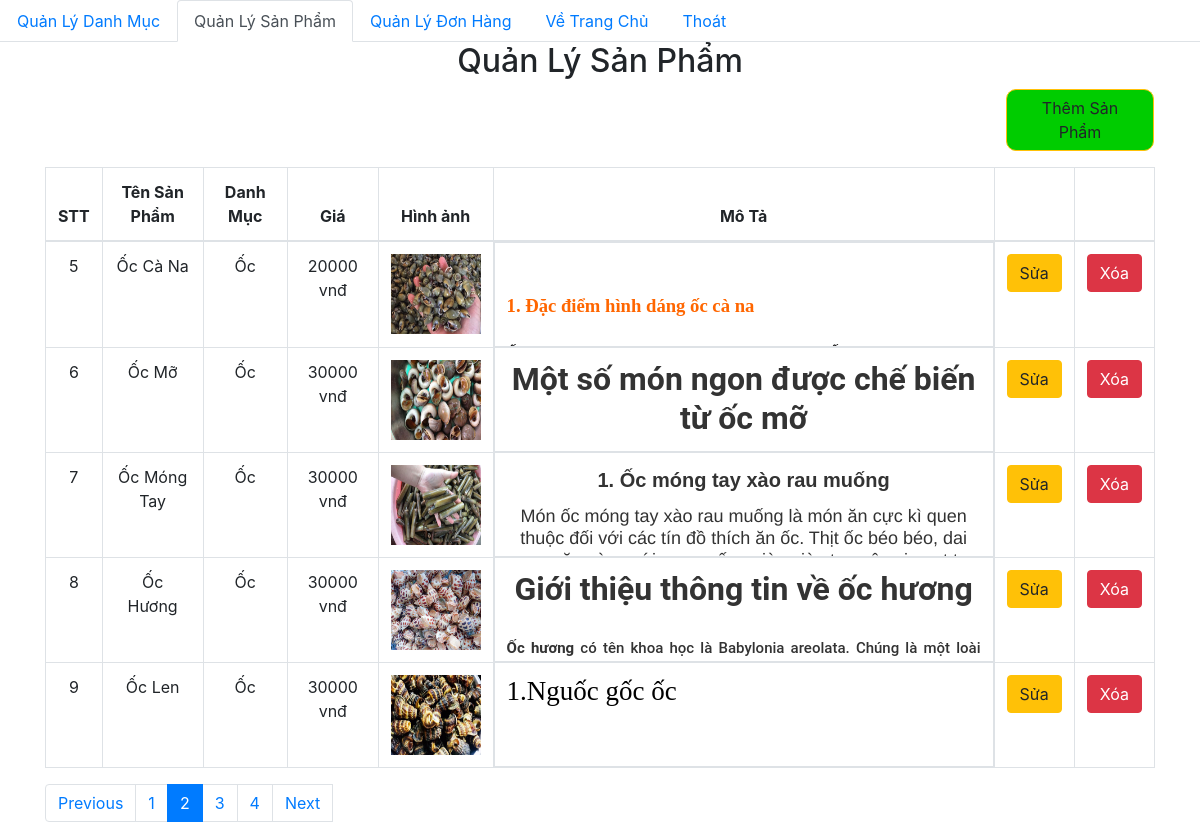
The app's page /WebBanHang/admin/SanPham/index_SP.php?page=2 with its own data.
### tables this page shows
CREATE TABLE `sanpham` (
  `id_SP` int(20) NOT NULL,
  `name_SP` varchar(200) NOT NULL,
  `id_DanhMuc` int(20) NOT NULL,
  `mota_SP` text DEFAULT NULL,
  `create_at` datetime DEFAULT NULL,
  `update_at` datetime DEFAULT NULL,
  `image_SP` text DEFAULT NULL,
  `gia_SP` decimal(10,0) NOT NULL
);

CREATE TABLE `danhmuc` (
  `id_DanhMuc` int(20) NOT NULL,
  `name_DanhMuc` varchar(50) NOT NULL,
  `Created_at` datetime DEFAULT NULL,
  `update_at` datetime DEFAULT NULL
);

### WebBanHang/db/dbhelper.php (called while the page is built, shortened)
<?php
function executeResult($sql)
{
    $con = mysqli_connect(HOST, USERNAME, PASSWORD , DATABASE);
    $result = mysqli_query($con, $sql);
    $data = [];
    while ($row = mysqli_fetch_array($result, 1)){
        $data[] = $row;
    }
    return $data;
}
function executeSingleResult($sql)
{
    $con = mysqli_connect(HOST, USERNAME, PASSWORD , DATABASE);
    $result = mysqli_query($con, $sql);
    $row = mysqli_fetch_array($result, 1);
    return $row;
}
?>

### WebBanHang/admin/SanPham/index_SP.php (the view, shortened to what this page needs)
<?php
require_once('../../db/dbhelper.php')
?>
<!DOCTYPE html>
<html>
<head>
  <link rel="stylesheet" href="sanpham.css">
	<link rel="stylesheet" href="https://maxcdn.bootstrapcdn.com/bootstrap/4.4.1/css/bootstrap.min.css">
</head>
<body>
<ul class="nav nav-tabs">
<li class="nav-item">
      <a class="nav-link " href="../index.php">Quản Lý Danh Mục</a>
    </li>
    <li class="nav-item">
      <a class="nav-link active" href="../SanPham/index_SP.php">Quản Lý Sản Phẩm</a>
    </li>
    <li class="nav-item">
      <a class="nav-link" href="../QuanLyDonHang/donhang.php">Quản Lý Đơn Hàng</a>
    </li>
    <li class="nav-item">
      <a class="nav-link" href="../../webbanhang/web/TrangChu.php">Về Trang Chủ</a>
    </li>
    <li class="nav-item">
      <a class="nav-link " href="../../webbanhang/dangnhap/login.php">Thoát</a>
    </li>
</ul>
	<div class="container">
		<div class="panel panel-primary">
			<div class="panel-heading">
				<h2 class="text-center">Quản Lý Sản Phẩm</h2>
			</div>
			<div class="panel-body">
  <form action="add_SP.php" method="post" enctype="multipart/form-data" >
      <table  style="border-color :white;width :100%">
      <thead>
            <tr>
              <th width="50px"></th>
              <th></th>
              <th width="150px">
                  <button class ="btn btn-warning" style ="margin-bottom:15px ;background-color:#00CC00;border-radius:10px">
                    Thêm Sản Phẩm
                  </button>
              </th>
              </tr>
            </thead>
      </table>
    </form>
                <table class =" table table-bordered table-hover">
                    <thead>
                        <tr>
                            <th width="50px">STT</th>
                            <th width="150px">Tên Sản Phẩm </th>
                            <th width="120px">Danh Mục</th>
                            <th width="120px">Giá</th>
                            <th width="50px">
                              Hình ảnh
                            </th>
                            <th >Mô Tả</th>
                            <th width="50px"></th>
                            <th width="50px"></th>
                        </tr>
                    </thead>
                    <tbody>
 <?php
 $page = 1;
 $limit = 5;
 if(isset($_GET['page'])){
  $page = $_GET['page'];
  }
 $_batdaucuatrangtieptheo = ($page-1)*$limit;
 $sql = 'select a.id_DanhMuc,a.name_DanhMuc,b.id_SP,b.name_SP,b.gia_SP,b.mota_SP,b.image_SP from danhmuc a,sanpham b where a.id_DanhMuc = b.id_DanhMuc LIMIT '.$_batdaucuatrangtieptheo.','.$limit;
 $SPList = executeResult($sql);
 $sql ='select count(id_SP) as total from sanpham';
 $countResult = executeSingleResult($sql);
 $count =$countResult['total'];
 $number = ceil($count/$limit);
 foreach ($SPList as $item){
   $img='uploads/';
   echo'<tr>
            <td>'.($_batdaucuatrangtieptheo++).'</td>
            <td>'.($item['name_SP']).'</td>
            <td>'.($item['name_DanhMuc']).'</td>
            <td>'.($item['gia_SP']).' vnđ</td>
            <td ><img src="'.($img.$item['image_SP']).'" style="width:90px;height:80px;"></td>
            <td style="width:500px;color:black; overflow: hidden;text-overflow: ellipsis;line-height: 29px;
            -webkit-line-clamp: 3;height: 105px;display: -webkit-box;-webkit-box-orient: vertical;" >'.($item['mota_SP']).'</td>
            <td>
              <a href="add_Sp.php?id='.$item['id_SP'].'">
              <button class ="btn btn-warning">Sửa</button>
              </a>
            </td>
            <td>
              <button class ="btn btn-danger" onclick ="deleteSP('.$item['id_SP'].')">Xóa</button>
            </td>
        </tr>';
 }
 ?>
 </table>
 <?php
  if($number >1)
  {
 ?>
 <ul class="pagination">
<?php
    if($page > 1)
    {
      echo'<li class="page-item"><a class="page-link" href="?page='.($page-1).'">Previous</a></li>';
    }
                  for($i=0;$i<$number;$i++)
                  {
                    if($page == ($i+1))
                    {
                      echo'<li class="page-item active "><a class="page-link" href="?page='.($i+1).'">'.($i+1).'</a></li>';
                    }
                    else
                    {
                      echo'<li class="page-item"><a class="page-link" href="?page='.($i+1).'">'.($i+1).'</a></li>';
                    }
                  }
    if($page < $number)
    {
      echo'<li class="page-item"><a class="page-link" href="?page='.($page+1).'">Next</a></li>';
    }
?>
<?php
  }
?>
</body>
</html>

### WebBanHang/admin/SanPham/sanpham.css (style rules this page uses)
table , tr,th { text-align: center; }

### records on screen
sanpham: name_SP "Ốc Cà Na", id_DanhMuc.name_DanhMuc "Ốc", gia_SP "20000", image_SP (picture), mota_SP "1. Đặc điểm hình dáng ốc cà na"
sanpham: name_SP "Ốc Mỡ", id_DanhMuc.name_DanhMuc "Ốc", gia_SP "30000", image_SP (picture), mota_SP "Một số món ngon được chế biến từ ốc mỡ"
sanpham: name_SP "Ốc Móng Tay", id_DanhMuc.name_DanhMuc "Ốc", gia_SP "30000", image_SP (picture), mota_SP "1. Ốc móng tay xào rau muống Món ốc móng tay xào rau muống là món ăn cực kì quen thuộc đối với các tín đồ thích ăn ốc. Thịt ốc béo béo,…"
sanpham: name_SP "Ốc Hương", id_DanhMuc.name_DanhMuc "Ốc", gia_SP "30000", image_SP (picture), mota_SP "Giới thiệu thông tin về ốc hương Ốc hương có tên khoa học là Babylonia areolata. Chúng là một…"
sanpham: name_SP "Ốc Len", id_DanhMuc.name_DanhMuc "Ốc", gia_SP "30000", image_SP (picture), mota_SP "1.Nguốc gốc ốc"
